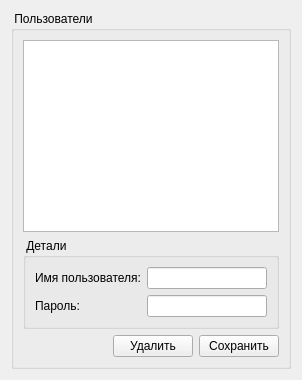
       <widget class="QWidget" name="usersPage">
        <layout class="QHBoxLayout" name="horizontalLayout_8">
         <item>
          <widget class="QGroupBox" name="groupBox">
           <property name="title">
            <string> Пользователи </string>
           </property>
           <layout class="QVBoxLayout" name="verticalLayout_6">
            <item>
             <widget class="QTableView" name="usersTableView"/>
            </item>
            <item>
             <widget class="QGroupBox" name="groupBox_2">
              <property name="title">
               <string> Детали </string>
              </property>
              <layout class="QFormLayout" name="formLayout">
               <item row="0" column="0">
                <widget class="QLabel" name="label_4">
                 <property name="text">
                  <string>Имя пользователя:</string>
                 </property>
                </widget>
               </item>
               <item row="0" column="1">
                <widget class="QLineEdit" name="usrNameEdit"/>
               </item>
               <item row="1" column="0">
                <widget class="QLabel" name="label_5">
                 <property name="text">
                  <string>Пароль:</string>
                 </property>
                </widget>
               </item>
               <item row="1" column="1">
                <widget class="QLineEdit" name="passEdit"/>
               </item>
              </layout>
             </widget>
            </item>
            <item>
             <layout class="QHBoxLayout" name="horizontalLayout_7">
              <item>
               <spacer name="horizontalSpacer_4">
                <property name="orientation">
                 <enum>Qt::Horizontal</enum>
                </property>
                <property name="sizeHint" stdset="0">
                 <size>
                  <width>40</width>
                  <height>20</height>
                 </size>
                </property>
               </spacer>
              </item>
              <item>
               <widget class="QPushButton" name="deleteUserButton">
                <property name="text">
                 <string>Удалить</string>
                </property>
               </widget>
              </item>
              <item>
               <widget class="QPushButton" name="saveUserButton">
                <property name="text">
                 <string>Сохранить</string>
                </property>
               </widget>
              </item>
             </layout>
            </item>
           </layout>
          </widget>
         </item>
        </layout>
       </widget>
